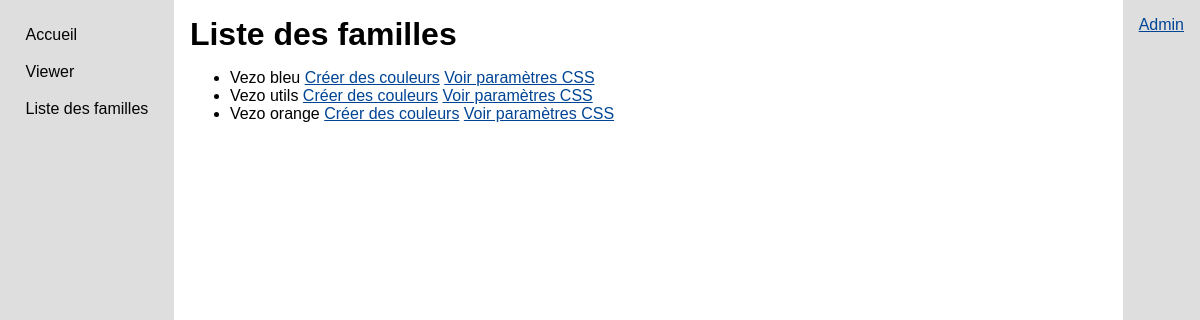
Page /families/ on the earlier database version.
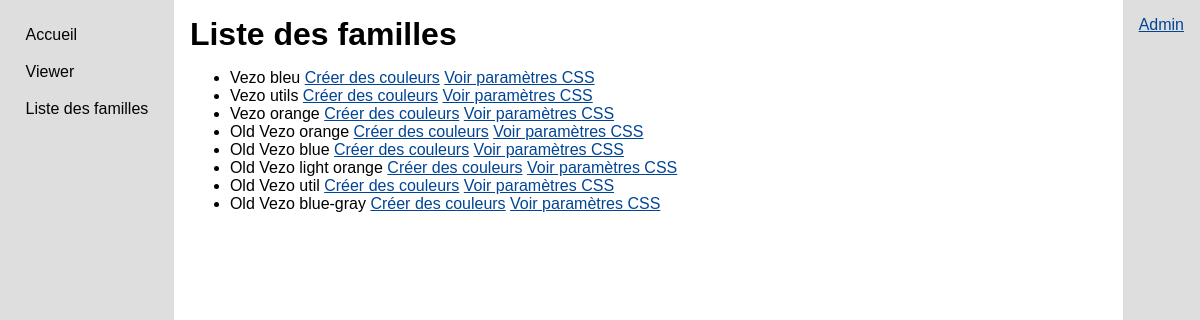
Same page on the later database version.
### color_picker/models.py (models this page shows, shortened)
class ColorFamily(models.Model):
    name = models.CharField(max_length=50, blank=True)
    def __str__(self):
        return self.name

### color_picker/views.py (the view)
# urls.py: path('families/', FamiliesListView.as_view(), name="families_list"),
class FamiliesListView(ListView):
    model = ColorFamily

### color_picker/templates/color_picker/colorfamily_list.html
{% extends 'color_picker/base.html' %}
{% block content %}
    <h1>Liste des familles</h1>
    <ul>
        {% for family in object_list %}
            <li>{{ family }}
                <a href="{% url 'generate_colors' family.pk %}">Créer des couleurs</a>
                <a href="{% url 'css_parameters' family.pk %}" target="_blank">Voir paramètres CSS</a>
            </li>
        {% endfor %}
    </ul>
{% endblock content %}

### color_picker/templates/color_picker/base.html
{% extends 'base.html' %}
{% block extra_head %}
    {% load static %}
    <link rel="stylesheet" href="{% static 'color_picker/style.css' %}">
{% endblock extra_head %}
{% block nav %}
    <ul>
        {% url 'index' as index_url %}
        <li><a class="nav-link {% if request.path == index_url %}nav-link--active{% endif %}" href="{% url 'index' %}">
            Accueil
        </a></li>
        {% url 'viewer' as viewer_url %}
        <li><a class="nav-link {% if request.path == viewer_url %}nav-link--active{% endif %}" href="{% url 'viewer' %}">
            Viewer
        </a></li>
        {% url 'families_list' as families_list_url %}
        <li><a class="nav-link {% if request.path == families_list_url %}nav-link--active{% endif %}" href="{% url 'families_list' %}">
            Liste des familles
        </a></li>
    </ul>
{% endblock nav %}

### advanced_color_picker/templates/base.html (shortened to what this page needs)
<!DOCTYPE html>
<html>
<head>
    {% load static %}
    <link rel="stylesheet" href="{% static 'style.css' %}">
    {% block extra_head %}{% endblock extra_head %}
</head>
<body>
    <nav>
        {% block nav %}{% endblock nav %}
    </nav>
    <div>
        {% block content %}{% endblock content %}
    </div>
    <div class="admin-side-panel">
        <a href="{% url 'admin:index' %}" target="_blank">Admin</a>
    </div>
</body>
</html>

### advanced_color_picker/static/style.css (style rules this page uses)
body { margin: 0; }
body { font-family: Arial; display: grid; grid-template-columns: auto 1fr auto; height: 100vh; position: relative; }
body > div { padding: 1rem; height: 100%; box-sizing: border-box; overflow: auto; }
nav, .admin-side-panel { background-color: oklch(90% 0 0); padding: 1rem; }
nav > ul { padding: 0; margin: 0; list-style: none; }
.nav-link { --color: oklch(10% 0 0); --bg-color: none; background-color: var(--bg-color); padding: .6rem; border-radius: .8rem; display: block; text-decoration: none; }
a { --color: oklch(40% 0.15 255); color: var(--color); }

### color_picker/static/color_picker/style.css (style rules this page uses)
h1, h2, h3, h4, h5, h6 { margin: 0; }

Differences in the rows shown:
added ColorFamily: name "Old Vezo orange"
added ColorFamily: name "Old Vezo blue"
added ColorFamily: name "Old Vezo light orange"
added ColorFamily: name "Old Vezo util"
added ColorFamily: name "Old Vezo blue-gray"
